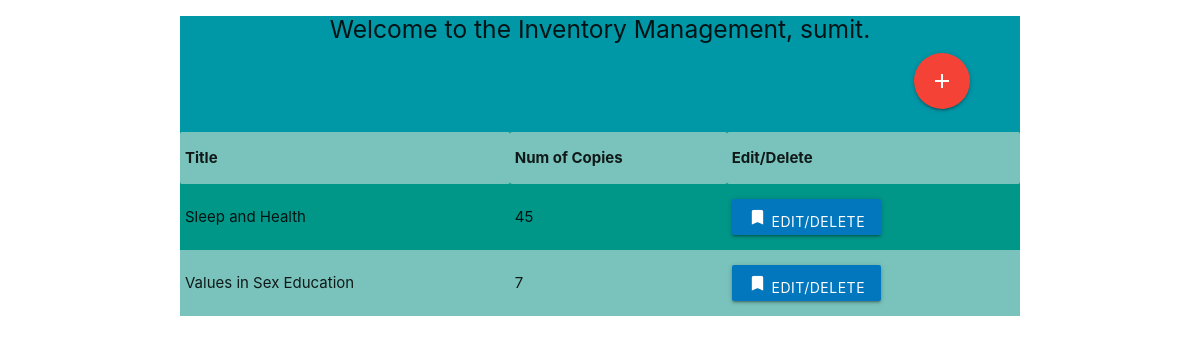
The page /list (signed in) on the database its author committed.
### store/models.py (models this page shows, shortened)
class Inventory(models.Model):
  Book = models.OneToOneField(Book, on_delete=models.CASCADE)
  count = models.IntegerField(default=1)

class Book(models.Model):
    Title = models.CharField(max_length=500)
    Link = models.CharField(max_length=200)
    Authors = models.CharField(max_length=200)
    imageLink = models.CharField(max_length=500)

### store/views.py (the view)
# urls.py: path('list', views.listInventory, name = 'listInventory'),
@login_required(login_url='/login')
def listInventory(request):
  if not request.user.is_staff:
    return redirect('/')
  books = Inventory.objects.all()
  return render(request, 'list.html',{'books':books})

### templates/list.html (shortened to what this page needs)
<!DOCTYPE html>
<html lang="en">
<head>
  <link rel="stylesheet" href="https://cdnjs.cloudflare.com/ajax/libs/materialize/1.0.0/css/materialize.min.css">
</head>
<body>
  <div class="container ">
  <center class="cyan darken-2 "> <h5 class="centre-align">Welcome  to the Inventory Management, {{user}}.</h5>
    <div class="right-align " style="margin-right: 50px;">
      <a href="/add" class="btn btn-floating btn-large red tooltipped"  data-position="right" data-tooltip="Add New Book" >
      <i class="large material-icons">add</i></a>
    </div>
  <br></center>
  <table class=" striped teal">
    <tr>
      <th>Title</th>
      <th>Num of Copies</th>
      <th>Edit/Delete</th>
    </tr>
  {% for val in books %}
    <tr>
      <td>{{val.Book.Title}}</td>
      <td>{{val.count}}</td>
      <td><a class="btn #0277bd light-blue darken-3 modal-trigger waves-effect waves-light" href="#modal1"  onclick="clicked({{val.id}}, '{{val.Book.Title}}', {{val.count}})">
        <i class="tiny material-icons">bookmark</i> <span>Edit/Delete</span></a></td>
    </tr>
  {% endfor %}
</table>
</div>
</body>
</html>

### rows shown on the page
Inventory: Book.Title "Sleep and Health", count "45"
Inventory: Book.Title "Values in Sex Education", count "7"

### other values the page prints
{{ user }} "sumit"
